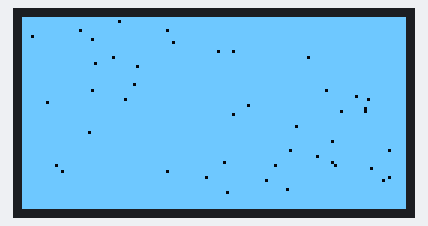
This program was run on a simulated ESP8266 board running MicroPython. Shown: 128×64 one-colour display. Random numbers come from a fixed seed.

Above: at 0.46 s.
At 5.44 s:
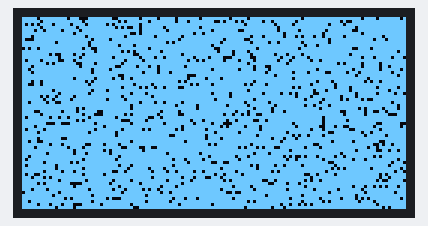
At 10.41 s:
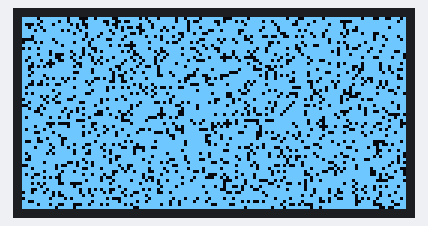
At 20.26 s:
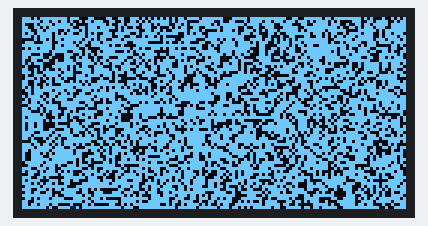
At 29.23 s:
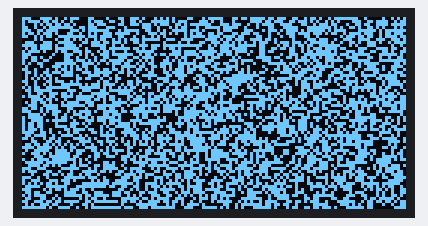
At 39.35 s:
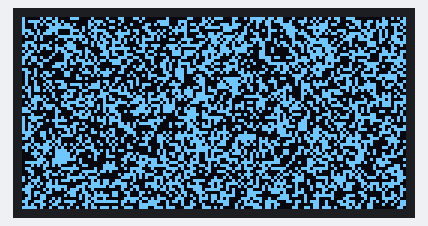

The program:

OLED_dissolve.py
```python
# This is your main script.

import machine, ssd1306, uos
from struct import unpack
i2c = machine.I2C(scl=machine.Pin(5), sda=machine.Pin(4))
oled = ssd1306.SSD1306_I2C(128,64,i2c,0x3c)

oled.fill(1)
oled.show()


while True:

    pixels = uos.urandom(8)
    for n in range(0,8,2):
        oled.pixel(int(pixels[n]/2), int(pixels[n+1]/4),0)

    oled.show()
```
